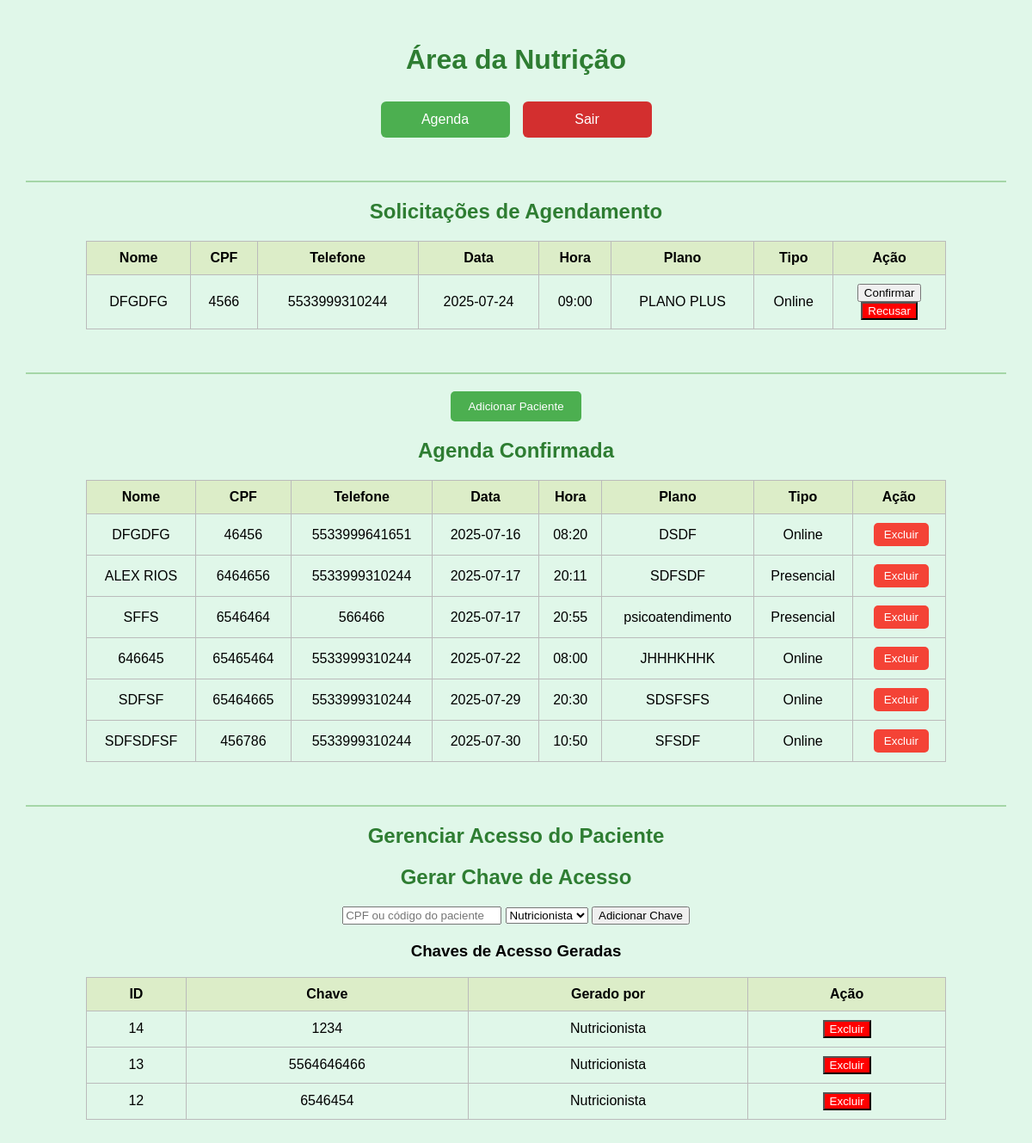
The app's page /nutricao_painel (signed in) with its own data.
### tables this page shows
CREATE TABLE agendamentos_pendentes (
                id INTEGER PRIMARY KEY AUTOINCREMENT,
                nome TEXT, cpf TEXT, telefone TEXT,
                data TEXT, hora TEXT,
                plano_nome TEXT,
                tipo_atendimento TEXT
            );

CREATE TABLE agendamentos_confirmados (
                id INTEGER PRIMARY KEY AUTOINCREMENT,
                nome TEXT, cpf TEXT, telefone TEXT,
                data TEXT, hora TEXT,
                plano_nome TEXT,
                tipo_atendimento TEXT
            );

CREATE TABLE acessos_pacientes (
                id INTEGER PRIMARY KEY AUTOINCREMENT,
                chave TEXT,
                gerado_por TEXT
            );

### bekacola1.py (the view)
@app.route("/nutricao_painel", methods=["GET", "POST"])
@login_requerido
def nutricao_painel():
    conn = sqlite3.connect(DB_PATH)
    cursor = conn.cursor()
    cursor.execute("DELETE FROM agendamentos_pendentes WHERE datetime(data || ' ' || hora) < datetime('now', '-1 day')")
    cursor.execute("SELECT * FROM agendamentos_pendentes ORDER BY data, hora")
    pendentes = cursor.fetchall()
    cursor.execute("SELECT * FROM agendamentos_confirmados ORDER BY data, hora")
    confirmados = cursor.fetchall()
    if request.method == "POST":
        chave = request.form.get("chave")
        gerado_por = request.form.get("gerado_por")
        if chave and gerado_por:
            cursor.execute("INSERT INTO acessos_pacientes (chave, gerado_por) VALUES (?, ?)", (chave, gerado_por))
            conn.commit()
    cursor.execute("SELECT * FROM acessos_pacientes ORDER BY id DESC")
    acessos = cursor.fetchall()
    conn.close()
    return render_template("nutricao.html", pendentes=pendentes, confirmados=confirmados, acessos=acessos)

### bekacola1.py (called while the page is built)
def login_requerido(f):
    @wraps(f)
    def decorated_function(*args, **kwargs):
        if not session.get('logado'):
            return redirect(url_for('login'))
        return f(*args, **kwargs)
    return decorated_function

### templates/nutricao.html (shortened to what this page needs)
<!DOCTYPE html>
<html lang="pt-br">
<head>
</head>
<body>
  <h1>Área da Nutrição</h1>
  <div class="botoes">
    <form action="/agenda" method="GET">
      <button type="submit">Agenda</button>
    </form>
    <form action="/logout" method="GET">
      <button type="submit" style="background-color: #d32f2f;">Sair</button>
    </form>
  </div>
  <hr>
  <h2>Solicitações de Agendamento</h2>
  {% if pendentes %}
    <table>
      <thead>
        <tr>
          <th>Nome</th>
          <th>CPF</th>
          <th>Telefone</th>
          <th>Data</th>
          <th>Hora</th>
          <th>Plano</th>
          <th>Tipo</th>
          <th>Ação</th>
        </tr>
      </thead>
      <tbody>
        {% for row in pendentes %}
          <tr>
            <td>{{ row[1] }}</td>
            <td>{{ row[2] }}</td>
            <td>{{ row[3] }}</td>
            <td>{{ row[4] }}</td>
            <td>{{ row[5] }}</td>
            <td>{{ row[6] }}</td>
            <td>{{ row[7] }}</td>
            <td>
              <form method="POST" action="/confirmar_agendamento">
                <button type="submit">Confirmar</button>
              </form>
              <form method="POST" action="/recusar_agendamento">
                <button type="submit" style="background:red; color:white;">Recusar</button>
              </form>
            </td>
          </tr>
        {% endfor %}
      </tbody>
    </table>
  {% else %}
    <p class="mensagem">Nenhuma solicitação pendente.</p>
  {% endif %}
  <hr>
  <div style="text-align:center; margin-top:20px;">
    <button id="btnAdicionarPaciente" onclick="mostrarFormulario()" style="background-color: #4CAF50; color: white; padding: 10px 20px; border: none; border-radius: 5px; cursor: pointer;">
      Adicionar Paciente
    </button>
  </div>
  <h2>Agenda Confirmada</h2>
  {% if confirmados %}
    <table>
      <thead>
        <tr>
          <th>Nome</th>
          <th>CPF</th>
          <th>Telefone</th>
          <th>Data</th>
          <th>Hora</th>
          <th>Plano</th>
          <th>Tipo</th>
          <th>Ação</th>
        </tr>
      </thead>
      <tbody>
        {% for c in confirmados %}
        <tr>
          <td>{{ c[1] }}</td>
          <td>{{ c[2] }}</td>
          <td>{{ c[3] }}</td>
          <td>{{ c[4] }}</td>
          <td>{{ c[5] }}</td>
          <td>{{ c[6] }}</td>
          <td>{{ c[7] }}</td>
          <td>
            <form method="POST" action="/excluir_confirmado" style="display:inline;">
                <button type="submit" class="recusar-btn" onclick="return confirm('Deseja realmente excluir este agendamento confirmado?')">Excluir</button>
              </form>
          </td>
        </tr>
        {% endfor %}
      </tbody>
    </table>
  {% else %}
    <p class="mensagem">Agenda vazia.</p>
  {% endif %}
    <hr>
<h2 style="text-align:center;">Gerenciar Acesso do Paciente</h2>
<h2>Gerar Chave de Acesso</h2>
<form method="POST" action="/nutricao_painel" style="text-align:center; margin-bottom:20px;">
  <input type="text" name="chave" placeholder="CPF ou código do paciente" required>
  <select name="gerado_por" required>
    <option value="Nutricionista">Nutricionista</option>
  </select>
  <button type="submit">Adicionar Chave</button>
</form>
<h3 style="text-align:center;">Chaves de Acesso Geradas</h3>
{% if acessos %}
  <table>
    <thead>
      <tr>
        <th>ID</th>
        <th>Chave</th>
        <th>Gerado por</th>
        <th>Ação</th>
      </tr>
    </thead>
    <tbody>
      {% for acesso in acessos %}
        <tr>
          <td>{{ acesso[0] }}</td>
          <td>{{ acesso[1] }}</td>
          <td>{{ acesso[2] }}</td>
          <td>
            <form method="POST" action="/excluir_chave" onsubmit="return confirm('Confirmar exclusão?')">
              <button type="submit" style="background:red; color:white;">Excluir</button>
            </form>
          </td>
        </tr>
      {% endfor %}
    </tbody>
  </table>
{% else %}
  <p style="text-align:center;">Nenhuma chave cadastrada.</p>
{% endif %}
</body>
</html>

### templates/nutricao.html (style rules this page uses)
body { font-family: Arial, sans-serif; background-color: #e0f7e9; padding: 30px; margin: 0; }
h1 { color: #2e7d32; text-align: center; margin-bottom: 30px; }
.botoes { display: flex; flex-wrap: wrap; justify-content: center; gap: 15px; margin-bottom: 40px; }
.botoes form, .botoes button { display: inline-block; }
.botoes button { padding: 12px 24px; font-size: 16px; background-color: #4CAF50; color: white; border: none; border-radius: 6px; cursor: pointer; transition: background-color 0.2s ease; min-width: 150px; }
table { width: 100%; max-width: 1000px; margin: 0 auto 40px auto; border-collapse: collapse; }
th, td { border: 1px solid #bbb; padding: 10px; text-align: center; }
thead { background-color: #dcedc8; }
hr { border: none; border-top: 2px solid #a5d6a7; margin: 50px 0 20px 0; }
h2 { text-align: center; color: #2e7d32; }
.recusar-btn { background-color: #f44336; color: white; padding: 6px 12px; border: none; border-radius: 5px; cursor: pointer; margin-left: 5px; }

### records on screen
agendamentos_pendentes: nome "DFGDFG", cpf "4566", telefone "5533999310244", data "2025-07-24", hora "09:00", plano_nome "PLANO PLUS", tipo_atendimento "Online"
agendamentos_confirmados: nome "DFGDFG", cpf "46456", telefone "5533999641651", data "2025-07-16", hora "08:20", plano_nome "DSDF", tipo_atendimento "Online"
agendamentos_confirmados: nome "ALEX RIOS", cpf "6464656", telefone "5533999310244", data "2025-07-17", hora "20:11", plano_nome "SDFSDF", tipo_atendimento "Presencial"
agendamentos_confirmados: nome "SFFS", cpf "6546464", telefone "566466", data "2025-07-17", hora "20:55", plano_nome "psicoatendimento", tipo_atendimento "Presencial"
agendamentos_confirmados: nome "646645", cpf "65465464", telefone "5533999310244", data "2025-07-22", hora "08:00", plano_nome "JHHHKHHK", tipo_atendimento "Online"
agendamentos_confirmados: nome "SDFSF", cpf "65464665", telefone "5533999310244", data "2025-07-29", hora "20:30", plano_nome "SDSFSFS", tipo_atendimento "Online"
agendamentos_confirmados: nome "SDFSDFSF", cpf "456786", telefone "5533999310244", data "2025-07-30", hora "10:50", plano_nome "SFSDF", tipo_atendimento "Online"
acessos_pacientes: id "14", chave "1234", gerado_por "Nutricionista"
acessos_pacientes: id "13", chave "5564646466", gerado_por "Nutricionista"
acessos_pacientes: id "12", chave "6546454", gerado_por "Nutricionista"
